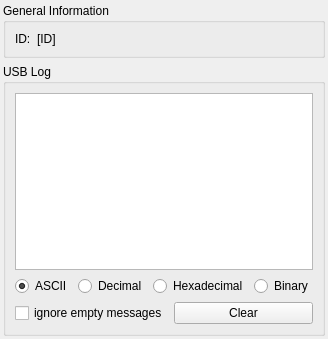
<?xml version="1.0" encoding="UTF-8"?>
<ui version="4.0">
 <class>DockWidgetLibUSB</class>
 <widget class="QWidget" name="DockWidgetLibUSB">
  <property name="geometry">
   <rect>
    <x>0</x>
    <y>0</y>
    <width>292</width>
    <height>339</height>
   </rect>
  </property>
  <property name="sizePolicy">
   <sizepolicy hsizetype="MinimumExpanding" vsizetype="MinimumExpanding">
    <horstretch>0</horstretch>
    <verstretch>0</verstretch>
   </sizepolicy>
  </property>
  <property name="windowTitle">
   <string>Form</string>
  </property>
  <layout class="QVBoxLayout" name="verticalLayout_5">
   <property name="leftMargin">
    <number>3</number>
   </property>
   <property name="topMargin">
    <number>3</number>
   </property>
   <property name="rightMargin">
    <number>3</number>
   </property>
   <property name="bottomMargin">
    <number>3</number>
   </property>
   <item>
    <widget class="QGroupBox" name="groupBox">
     <property name="sizePolicy">
      <sizepolicy hsizetype="Preferred" vsizetype="Minimum">
       <horstretch>0</horstretch>
       <verstretch>0</verstretch>
      </sizepolicy>
     </property>
     <property name="title">
      <string>General Information</string>
     </property>
     <layout class="QHBoxLayout" name="horizontalLayout">
      <item>
       <widget class="QLabel" name="label_2">
        <property name="text">
         <string>ID:</string>
        </property>
       </widget>
      </item>
      <item>
       <widget class="QLabel" name="lblID">
        <property name="sizePolicy">
         <sizepolicy hsizetype="MinimumExpanding" vsizetype="Preferred">
          <horstretch>0</horstretch>
          <verstretch>0</verstretch>
         </sizepolicy>
        </property>
        <property name="text">
         <string>[ID]</string>
        </property>
       </widget>
      </item>
     </layout>
    </widget>
   </item>
   <item>
    <widget class="QGroupBox" name="groupBox_3">
     <property name="sizePolicy">
      <sizepolicy hsizetype="Preferred" vsizetype="Expanding">
       <horstretch>0</horstretch>
       <verstretch>0</verstretch>
      </sizepolicy>
     </property>
     <property name="title">
      <string>USB Log</string>
     </property>
     <layout class="QVBoxLayout" name="verticalLayout">
      <item>
       <widget class="QTextEdit" name="textTransfer">
        <property name="enabled">
         <bool>true</bool>
        </property>
        <property name="lineWrapMode">
         <enum>QTextEdit::NoWrap</enum>
        </property>
        <property name="readOnly">
         <bool>true</bool>
        </property>
       </widget>
      </item>
      <item>
       <layout class="QHBoxLayout" name="horizontalLayout_3">
        <item>
         <widget class="QRadioButton" name="RBAscii">
          <property name="sizePolicy">
           <sizepolicy hsizetype="MinimumExpanding" vsizetype="Fixed">
            <horstretch>0</horstretch>
            <verstretch>0</verstretch>
           </sizepolicy>
          </property>
          <property name="text">
           <string>ASCII</string>
          </property>
          <property name="checked">
           <bool>true</bool>
          </property>
         </widget>
        </item>
        <item>
         <widget class="QRadioButton" name="RBDez">
          <property name="sizePolicy">
           <sizepolicy hsizetype="MinimumExpanding" vsizetype="Fixed">
            <horstretch>0</horstretch>
            <verstretch>0</verstretch>
           </sizepolicy>
          </property>
          <property name="text">
           <string>Decimal</string>
          </property>
          <property name="checked">
           <bool>false</bool>
          </property>
         </widget>
        </item>
        <item>
         <widget class="QRadioButton" name="RBHex">
          <property name="sizePolicy">
           <sizepolicy hsizetype="MinimumExpanding" vsizetype="Fixed">
            <horstretch>0</horstretch>
            <verstretch>0</verstretch>
           </sizepolicy>
          </property>
          <property name="text">
           <string>Hexadecimal</string>
          </property>
         </widget>
        </item>
        <item>
         <widget class="QRadioButton" name="RBBin">
          <property name="sizePolicy">
           <sizepolicy hsizetype="MinimumExpanding" vsizetype="Fixed">
            <horstretch>0</horstretch>
            <verstretch>0</verstretch>
           </sizepolicy>
          </property>
          <property name="text">
           <string>Binary</string>
          </property>
         </widget>
        </item>
       </layout>
      </item>
      <item>
       <layout class="QHBoxLayout" name="horizontalLayout_2">
        <item>
         <widget class="QCheckBox" name="CheckBox">
          <property name="text">
           <string>ignore empty messages</string>
          </property>
         </widget>
        </item>
        <item>
         <widget class="QPushButton" name="ClrButton">
          <property name="text">
           <string>Clear</string>
          </property>
         </widget>
        </item>
       </layout>
      </item>
     </layout>
    </widget>
   </item>
  </layout>
 </widget>
 <resources/>
 <connections/>
</ui>
